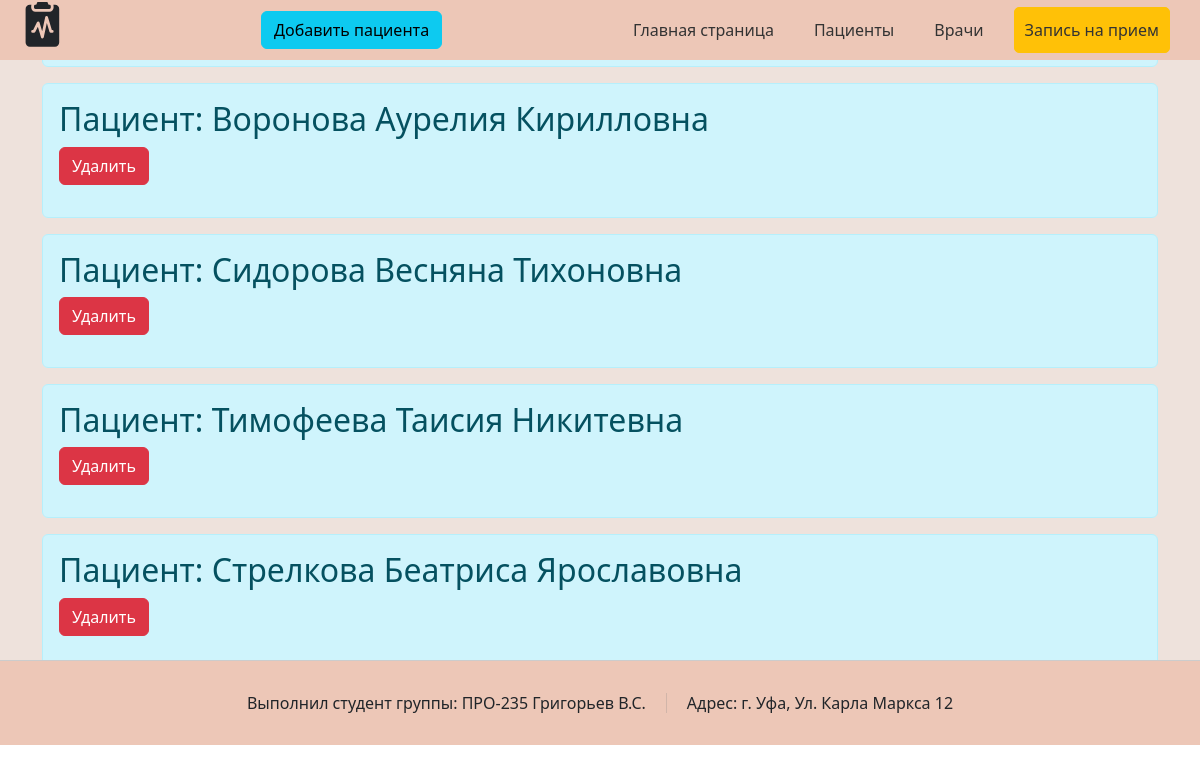
Page /patients on the committed database.
### main.py (models this page shows, shortened)
class Patients(db.Model):
    id = db.Column(db.Integer, primary_key=True)
    fioPatient = db.Column(db.String(50), nullable=False)

### main.py (the view)
@app.route('/patients', methods=['POST', 'GET'])  #Создаем декоратор пациентов
def patients():
    addPatient = Patients.query.order_by(Patients.id).all()
    return render_template("patients.html", addPatient=addPatient)

### templates/patients.html (shortened to what this page needs)
{% extends 'base.html' %}
{% block title %}
<a href="/addPatient" class="btn btn-info">Добавить пациента</a>
{% endblock %}
{% block body %}
<section class="hero1">
  <div class="container mt-5">
    {% for elem in addPatient %}
    <div class="alert alert-info">
      <h2>Пациент: {{ elem.fioPatient }} </h2>
      <form method="post" action="/deletePatient">
        <button type="submit" class="btn btn-danger">Удалить</button>
      </form>
    </div>
    {% endfor %}
  </div>
</section>
{% endblock %}

### static/css/main.css (style rules this page uses)
body { margin: 0; padding: 0; font-family: Arial, sans-serif; }
.hero1 { background: #EEE2DC; max-height: 600px; overflow-y: auto; background-size: cover; height: 800px; display: flex; justify-content: center; align-items: center; color: #000; }

### rows in the picture
Patients: fioPatient "Воронова Аурелия Кирилловна"
Patients: fioPatient "Сидорова Весняна Тихоновна"
Patients: fioPatient "Тимофеева Таисия Никитевна"
Patients: fioPatient "Стрелкова Беатриса Ярославовна"
